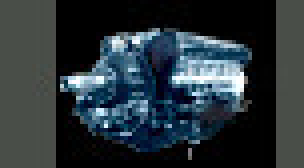
#> input picture gfx/interface/equipmentdesigner/planes/designer/engine-v.jpg, 76 x 42 px (shown 4 times larger)
$ python -i dessin.py   (imports and definitions only)
#> lines starting #> are read from the running program, lines starting #| are printed output that depends on the picture
"""Moteur de dessin des icônes du mod (phase 8), style « C3 · Plan acier » choisi par Florian le 23/10.

Un sujet est dessiné une fois en formes et en lumière (niveaux de gris), suréchantillonné ×K, puis peint :
plan bleu assombri à la teinte de l'acier du jeu, aplat ombré, traits fins, grain, ombre portée. Les slots
vides sont peints en vert pâle en relief, comme ceux du vanilla. Le palier se marque comme dans le jeu :
chiffre romain orangé en bas à droite.

Export : .dds 32 bits A8R8G8B8 non compressé, sans mipmaps (format des images du designer vanilla,
skills/hoi4-interface/references/images-dds.md).
"""
import math
import struct
from pathlib import Path

import numpy as np
from PIL import Image, ImageDraw, ImageFilter, ImageFont

K = 8                                   # suréchantillonnage
FONTS = Path("C:/Windows/Fonts")
RNG = np.random.default_rng(7)
LIGHT = np.array([-0.55, -0.85]) / np.linalg.norm([-0.55, -0.85])


# ---------------------------------------------------------------- toile
class Canvas:
    # [26 lines left out: functions __init__, _mask, fill, not called in this run]

    def poly(self, pts, shade, **kw):
        p = [(x * K, y * K) for x, y in pts]
        self.fill(self._mask(lambda d: d.polygon(p, fill=255)), shade, **kw)

    def ellipse(self, box, shade, **kw):
        x0, y0, x1, y1 = (v * K for v in box)
        self.fill(self._mask(lambda d: d.ellipse((x0, y0, x1, y1), fill=255)), shade, **kw)

    def circle(self, cx, cy, r, shade, **kw):
        self.ellipse((cx - r, cy - r, cx + r, cy + r), shade, **kw)

    def rrect(self, box, r, shade, **kw):
        x0, y0, x1, y1 = (v * K for v in box)
        self.fill(self._mask(lambda d: d.rounded_rectangle((x0, y0, x1, y1), max(0, r * K), fill=255)), shade, **kw)

    # [100 lines left out: functions bar, line, arc, cyl, sphere, flat and 5 more, not called in this run]


def downscale(rgba, w, h):
    return Image.fromarray(np.clip(rgba, 0, 255).astype(np.uint8), "RGBA").resize((w, h), Image.LANCZOS)


def with_shadow(img, strength=0.75, dx=1, dy=1, blur=1.1):
    a = img.split()[3]
    out = Image.new("RGBA", img.size, (0, 0, 0, 0))
    m = Image.new("L", img.size, 0)
    m.paste(a, (dx, dy))
    out.putalpha(m.filter(ImageFilter.GaussianBlur(blur)).point(lambda v: int(v * strength)))
    out.alpha_composite(img)
    return out


# [54 lines left out: functions paint, add_badges, not called in this run]


ROMAN = {1: "I", 2: "II", 3: "III", 4: "IV", 5: "V"}


# ---------------------------------------------------------------- export
# [35 lines left out: functions save_dds, sheet, not called in this run]

>>> import cv2
>>> picture = cv2.imread('../../gfx/interface/equipmentdesigner/planes/designer/engine-v.jpg', cv2.IMREAD_GRAYSCALE)
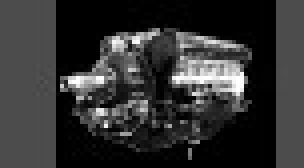
#> picture: shape (42, 76) (shown 4 times larger); min 0, max 255, mean 49.9
>>> result = with_shadow(picture)
#> (the run stopped early here; a loop or call above may not have finished)

$ run again, on gfx/interface/equipmentdesigner/planes/designer/4-blades-props.png
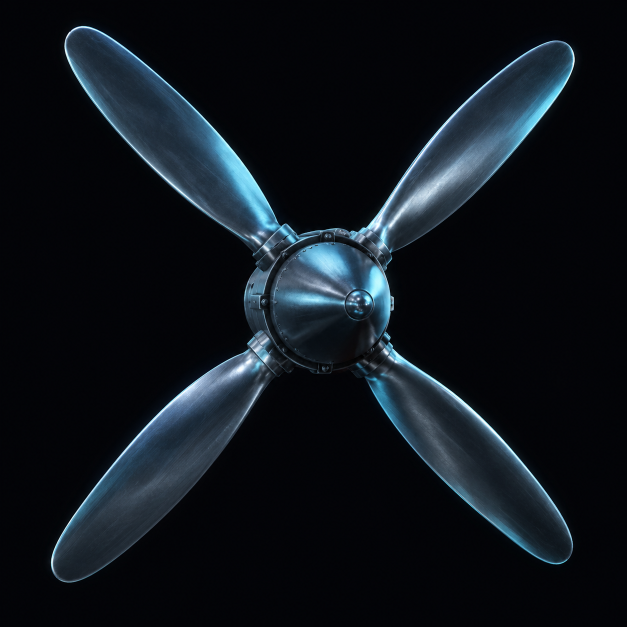
#> input picture gfx/interface/equipmentdesigner/planes/designer/4-blades-props.png, 1254 x 1254 px (shown at 1/2 size)
#> `picture = cv2.imread('../../gfx/interface/equipmentdesigner/planes/des..`:
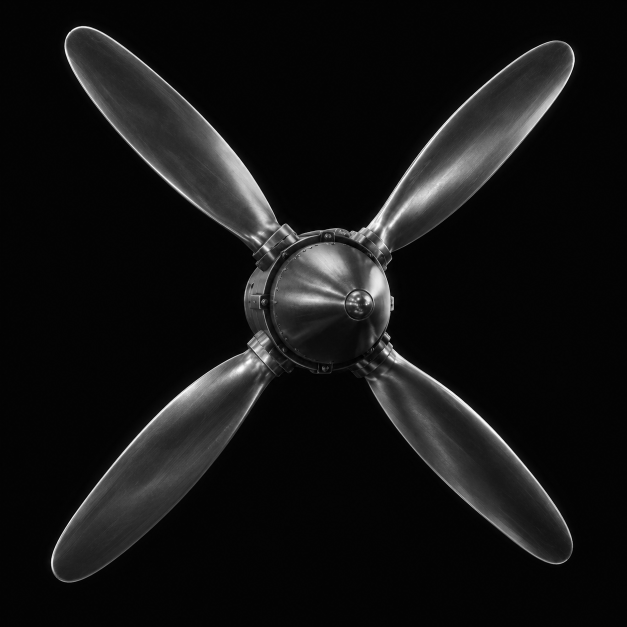
#> picture: shape (1254, 1254) (shown at 1/2 size); min 0, max 255, mean 19.4

$ run again, on gfx/interface/equipmentdesigner/planes/designer/5-blades-prop.png
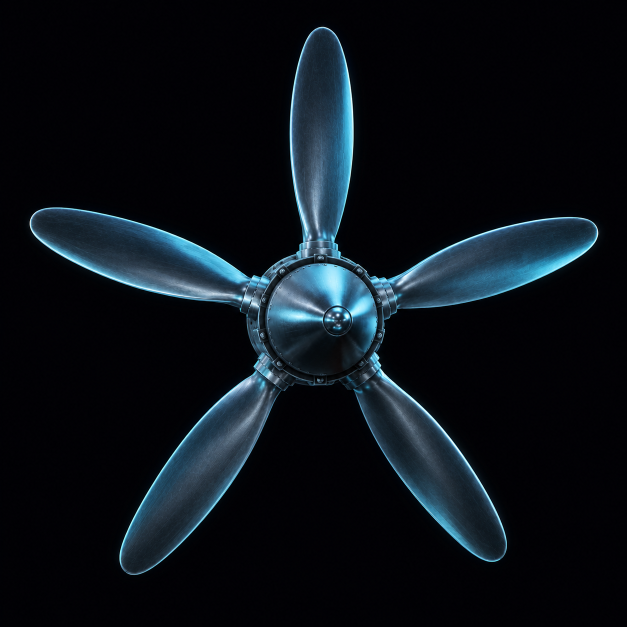
#> input picture gfx/interface/equipmentdesigner/planes/designer/5-blades-prop.png, 1254 x 1254 px (shown at 1/2 size)
#> `picture = cv2.imread('../../gfx/interface/equipmentdesigner/planes/des..`:
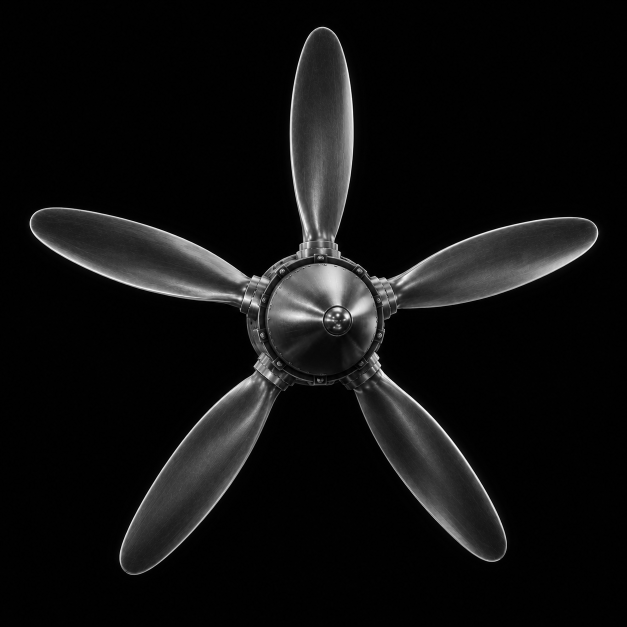
#> picture: shape (1254, 1254) (shown at 1/2 size); min 0, max 255, mean 15.6
